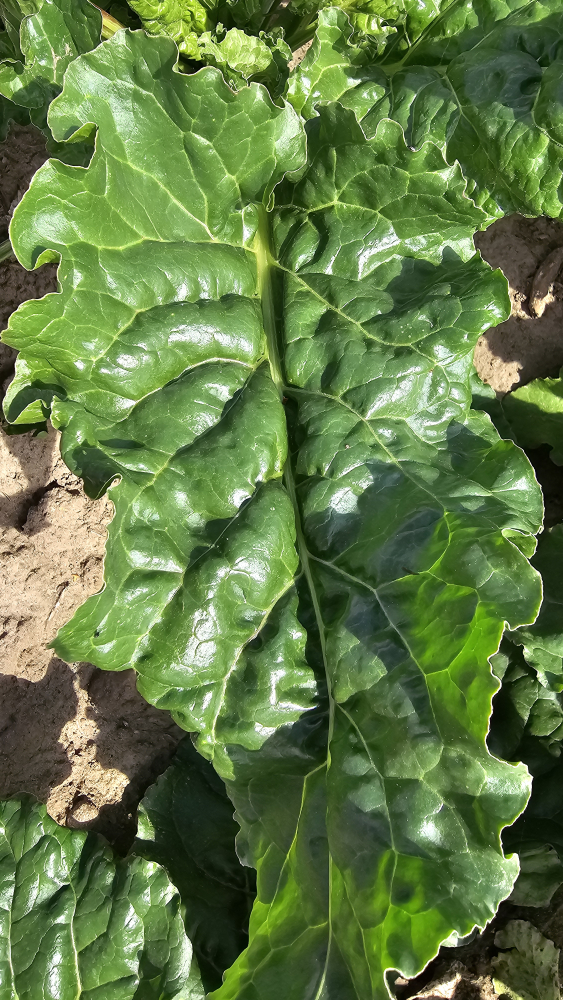
#> input picture data/samples/beet/healthy/20240624_120106.jpg, 2252 x 4000 px (shown at 1/4 size); its folder holds only this picture in this run
$ python beet_disease_detector_LEAF_FIRST_FINAL.py ../data/samples/beet/healthy
#> lines starting #> are read from the running program, lines starting #| are printed output that depends on the picture; after the words box and inside, x2 and y2 are one past the last pixel; in counts of white or black regions, pixels touching at a corner belong together
#> in analyze_image, img_raw is the input picture: shape (4000, 2252, 3); mean B, G, R 69.3, 122.7, 97.5
"""
Beet Disease Detector — Cercospora Leaf Spot
============================================
Pipeline per academic spec:
  9.1.3.5  Pre-processing      — image quality improvement
  9.1.3.6  Plant mask          — separate plant from background
  9.1.3.7  Feature extraction  — histogram & color features from plant pixels
  9.1.3.8  Classification      — Green / Yellow / Red (Healthy / Suspicious / Sick)
  9.1.3.9  Geographic output   — P = (Latitude, Longitude, Class)

Usage:
    python beet_disease_detector.py <image_path>           # Single image
    python beet_disease_detector.py <folder_path> --batch  # Batch folder

Author: Generated for ofri.azar@gmail.com
"""

import cv2
import numpy as np
import os
import sys
import glob
import argparse
import warnings
warnings.filterwarnings("ignore")

try:
    import matplotlib
    matplotlib.use("Agg")
    import matplotlib.pyplot as plt
    import matplotlib.patches as mpatches
    from matplotlib.gridspec import GridSpec
    HAS_MPL = True
except ImportError:
    HAS_MPL = False


# ══════════════════════════════════════════════════════════
# STEP 9.1.3.5 — PRE-PROCESSING
# Improve image quality before anomaly identification.
# Adjusts for lighting variations, noise, and contrast issues
# that arise from different shooting distances, angles, and
# weather conditions (sun, wind blur).
# Output: processed image (same size, improved quality)
# ══════════════════════════════════════════════════════════

def preprocess(img_bgr: np.ndarray) -> np.ndarray:
    """
    Image quality improvement pipeline:

    1. Resize to standard resolution (800×600) — consistent processing
       regardless of camera distance or zoom level.

    2. Gaussian blur — reduce high-frequency noise from wind motion
       or low-quality cameras. Kernel 3×3 preserves edge detail while
       smoothing sensor noise.

    3. CLAHE (Contrast-Limited Adaptive Histogram Equalization) —
       improve contrast in shadowed regions or overexposed patches.
       Applied per-channel in LAB color space so hue is not distorted.
       clipLimit=2.0 prevents noise amplification; tileGridSize 8×8.

    4. Value-channel clipping — cap the top 1% of brightness values
       to reduce specular highlights (sun glints on wet leaves).

    Returns:
        processed BGR image (uint8, same WxH as resized input)
    """
    # 1. Resize to standard resolution
    img = cv2.resize(img_bgr, (800, 600), interpolation=cv2.INTER_AREA)

    # 2. Gaussian blur — noise reduction
    img = cv2.GaussianBlur(img, (3, 3), sigmaX=0.8)

    # 3. CLAHE on L-channel in LAB space — adaptive contrast enhancement
    lab   = cv2.cvtColor(img, cv2.COLOR_BGR2LAB)
#> lab: shape (600, 800, 3); mean of channels 0, 1, 2 121.5, 109.4, 153.7
    l, a, b = cv2.split(lab)
    clahe = cv2.createCLAHE(clipLimit=2.0, tileGridSize=(8, 8))
    l_eq  = clahe.apply(l)
    lab_eq = cv2.merge([l_eq, a, b])
#> lab_eq: shape (600, 800, 3); mean of channels 0, 1, 2 122.5, 109.4, 153.7
    img   = cv2.cvtColor(lab_eq, cv2.COLOR_LAB2BGR)

    # 4. Brightness clipping — suppress top-1% specular highlights
    hsv = cv2.cvtColor(img, cv2.COLOR_BGR2HSV)
#> hsv: shape (600, 800, 3); mean H, S, V 44.1, 129.9, 126.3
    h_ch, s_ch, v_ch = cv2.split(hsv)
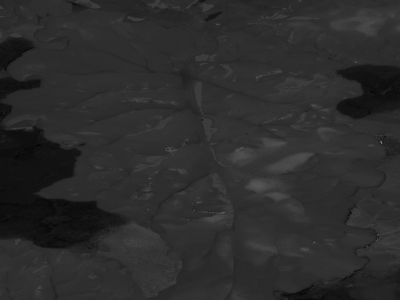
#> h_ch: shape (600, 800) (shown at 1/2 size); min 0, max 178, mean 44.1
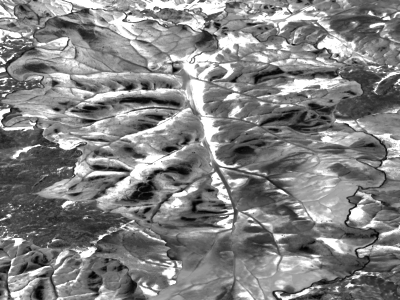
#> s_ch: shape (600, 800) (shown at 1/2 size); min 0, max 255, mean 129.9
    v_clip = np.clip(v_ch, 0, int(np.percentile(v_ch, 99))).astype(np.uint8)
    hsv_clipped = cv2.merge([h_ch, s_ch, v_clip])
    img = cv2.cvtColor(hsv_clipped, cv2.COLOR_HSV2BGR)

    return img


# ══════════════════════════════════════════════════════════
# STEP 9.1.3.6 — PLANT MASK
# Separate plant area from background (soil, sand, shadow).
# Output: binary mask where 255 = plant pixel
# ══════════════════════════════════════════════════════════


def compute_segmentation_quality(mask_u8: np.ndarray, min_coverage: float = 3.0, max_coverage: float = 92.0) -> dict:
    """Heuristic confidence for leaf isolation; independent of disease classification."""
    m = (mask_u8 > 0).astype(np.uint8)
    h, w = m.shape[:2]; total = max(h*w, 1); area = int(m.sum()); coverage = 100.0*area/total
    n, labels, stats, _ = cv2.connectedComponentsWithStats(m, 8)
    comps = [int(stats[i, cv2.CC_STAT_AREA]) for i in range(1,n) if stats[i,cv2.CC_STAT_AREA] >= max(20,int(total*0.0001))]
    largest_share = (max(comps)/area) if comps and area else 0.0
    edge = np.zeros_like(m); edge[[0,-1],:] = 1; edge[:,[0,-1]] = 1
    edge_touch = float((m & edge).sum()) / max(int(edge.sum()),1)
    score = 100.0
    if coverage < min_coverage: score -= min(45.0, (min_coverage-coverage)*10)
    if coverage > max_coverage: score -= min(35.0, (coverage-max_coverage)*4)
    if len(comps) > 18: score -= min(25.0, (len(comps)-18)*1.5)
    if largest_share < 0.25 and area: score -= 20.0
    if edge_touch > 0.75: score -= 12.0
    score = float(np.clip(score,0,100))
    level = "High" if score >= 80 else "Medium" if score >= 60 else "Low"
    return {"segmentation_quality": level, "segmentation_quality_score": round(score,1),
            "coverage_pct": round(coverage,1), "components": len(comps),
            "largest_component_share": round(100*largest_share,1)}

def build_plant_mask(img_bgr: np.ndarray) -> dict:
    """Two-stage beet segmentation: conservative green seed followed by constrained inclusion of symptomatic tissue."""
    h,w=img_bgr.shape[:2]; total=max(h*w,1); hsv=cv2.cvtColor(img_bgr,cv2.COLOR_BGR2HSV)
    hh,ss,vv=cv2.split(hsv); b,g,r=cv2.split(img_bgr); exg=2*g.astype(np.int16)-r.astype(np.int16)-b.astype(np.int16)
#> after `b, g, r = cv2.split(img_bgr)`:
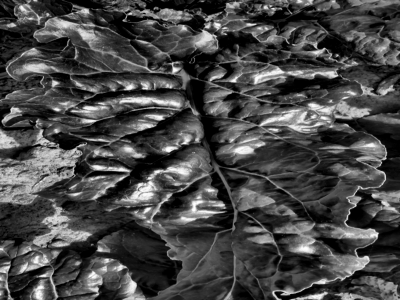
#> b: shape (600, 800) (shown at 1/2 size); min 0, max 255, mean 70.9
#> after `b, g, r = cv2.split(img_bgr)`:
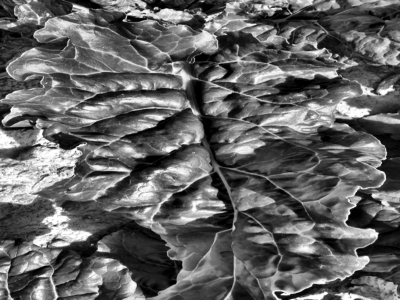
#> r: shape (600, 800) (shown at 1/2 size); min 0, max 255, mean 98.9
#> after `exg = 2 * g.astype(np.int16) - r.astype(np.int16) - b.astype(np.int16)`:
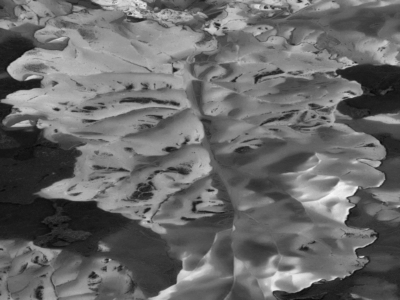
#> exg: shape (600, 800) int16 (shown at 1/2 size); min -25, max 228, mean 79.5; drawn with min black and max white
    seed=(((hh>=28)&(hh<=95)&(ss>=25)&(vv>=30)&(exg>5)).astype(np.uint8)*255)
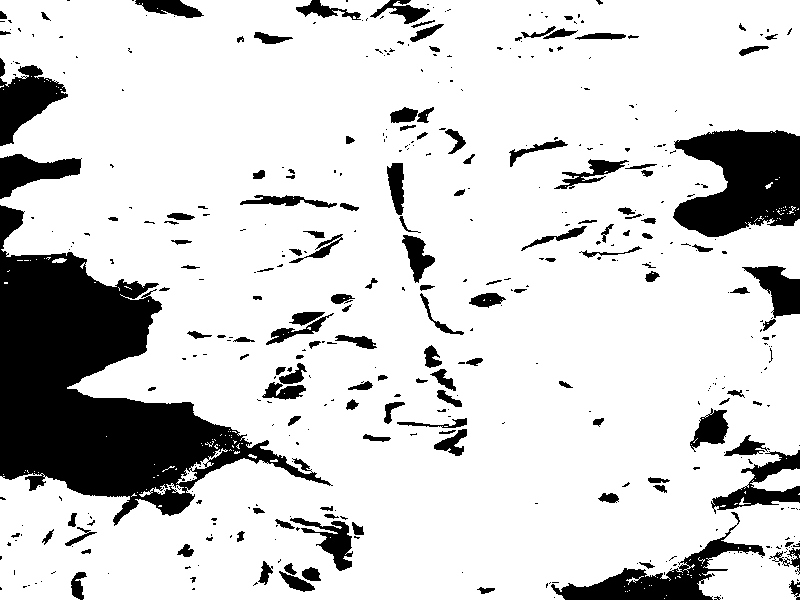
#> seed: shape (600, 800); 82.7% white; 450 black regions (307 under 20 px), largest, box (x1, y1, x2, y2) and area: (0, 205, 333, 526) 38821, (673, 129, 800, 237) 9792, (551, 512, 765, 600) 4443
    seed=cv2.morphologyEx(seed,cv2.MORPH_OPEN,np.ones((3,3),np.uint8),iterations=1)
#> seed: shape (600, 800); 82.1% white; 323 black regions (200 under 20 px), largest, box (x1, y1, x2, y2) and area: (0, 205, 333, 526) 39680, (670, 129, 800, 240) 9947, (546, 512, 765, 600) 4849
    near=cv2.dilate(seed,np.ones((11,11),np.uint8),iterations=3)
#> near: shape (600, 800); 94.8% white; 8 black regions (3 under 20 px), largest, box (x1, y1, x2, y2) and area: (0, 270, 216, 481) 22069, (706, 147, 800, 218) 2367, (609, 587, 684, 600) 489, (0, 99, 22, 117) 190, (789, 294, 800, 299) 55
    pale=(((ss<70)&(vv>95)&(hh>=15)&(hh<=100)).astype(np.uint8)*255)
#> pale: shape (600, 800); 11.6% white; 917 white regions (666 under 20 px), largest, box (x1, y1, x2, y2) and area: (45, 294, 155, 350) 1986, (0, 334, 82, 386) 1761, (545, 495, 768, 600) 1745
    yellow=(((hh>=15)&(hh<=38)&(ss>=35)&(vv>=65)).astype(np.uint8)*255)
#> yellow: shape (600, 800); 9.3% white; 603 white regions (525 under 20 px), largest, box (x1, y1, x2, y2) and area: (0, 241, 216, 497) 21406, (672, 130, 800, 239) 6068, (578, 550, 800, 600) 4821
    brown=((((hh<=24)|(hh>=165))&(ss>=35)&(vv>=30)&(vv<=220)).astype(np.uint8)*255)
#> brown: shape (600, 800); 7.9% white; 210 white regions (190 under 20 px), largest, box (x1, y1, x2, y2) and area: (0, 252, 239, 497) 24120, (675, 131, 800, 230) 7244, (0, 80, 68, 137) 1803
    dark=(((vv>=20)&(vv<=95)&(ss>=15)).astype(np.uint8)*255)
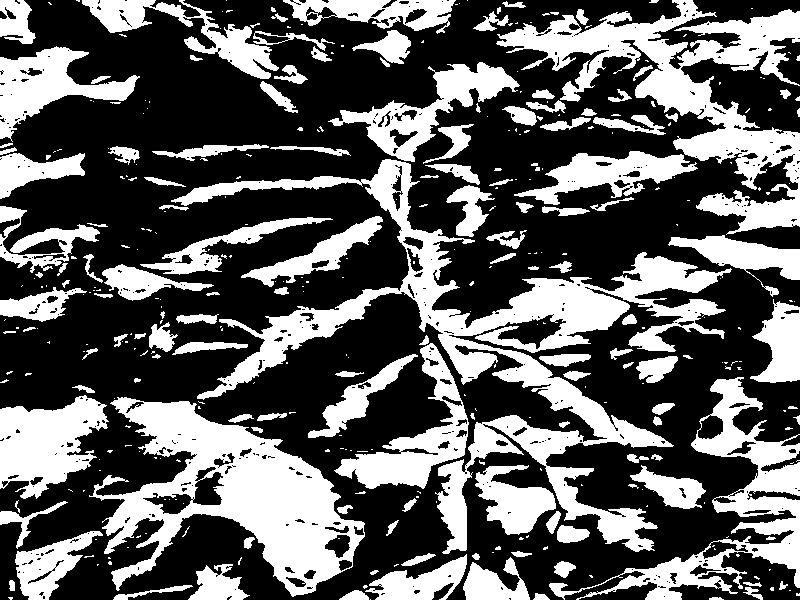
#> dark: shape (600, 800); 37% white; 381 white regions (244 under 20 px), largest, box (x1, y1, x2, y2) and area: (171, 159, 732, 554) 35964, (89, 397, 365, 597) 22341, (496, 0, 800, 235) 20576
    symptomatic=cv2.bitwise_and(cv2.bitwise_or(cv2.bitwise_or(pale,yellow),cv2.bitwise_or(brown,dark)),near)
#> symptomatic: shape (600, 800); 48% white; 678 white regions (511 under 20 px), largest, box (x1, y1, x2, y2) and area: (82, 0, 732, 554) 67646, (0, 39, 475, 600) 56512, (494, 0, 800, 600) 52976
    m=cv2.bitwise_or(seed,symptomatic)
#> m: shape (600, 800); 93.1% white; 212 black regions (149 under 20 px), largest, box (x1, y1, x2, y2) and area: (0, 270, 216, 481) 22070, (706, 145, 800, 218) 2417, (746, 267, 800, 307) 1041
#> (the rest of the program and of its run is left out)
